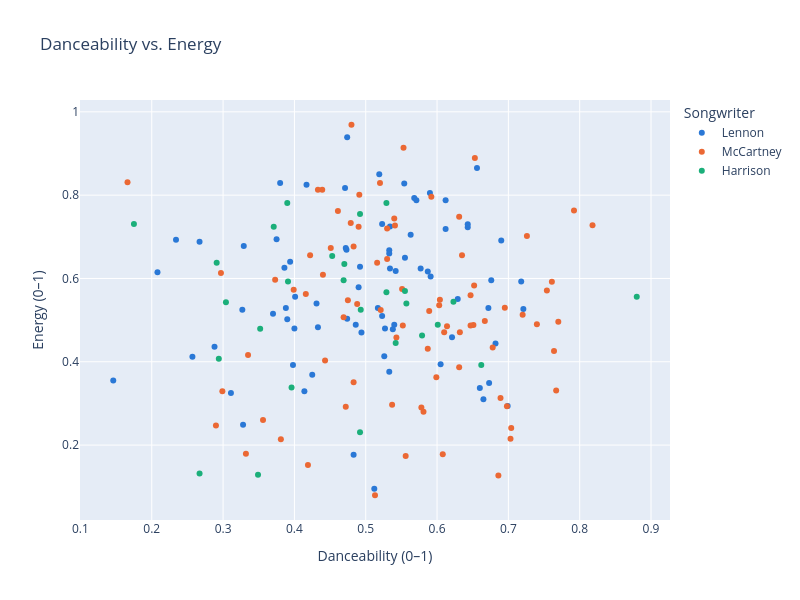

Source (notebook cell):
### Markdown cell above
**Questions to explore**

* Is there a difference between major- and minor-key songs? Is it as big as you expected?
* How do the three songwriters compare in the middle and at the extremes? Hover over the outliers: do they surprise you?
* Swap in other features and other groupings: `x='is_cover'`, `x='billboard_top50'`, or the `period` bins you made with `pd.cut()` in Notebook D.

## 4. Scatter and Bubble Plots

Scatter plots show the **relationship between two numeric variables**, one dot per song. [Docs](https://plotly.com/python/line-and-scatter/)

### Scatter plot with hover data

### Code cell
fig = px.scatter(songs[songs['songwriter_group'].isin(big_three)],
                 x='danceability', y='energy', color='songwriter_group',
                 color_discrete_map=songwriter_colors,
                 hover_data=['title', 'album', 'year'],
                 title='Danceability vs. Energy',
                 labels={'danceability': 'Danceability (0–1)', 'energy': 'Energy (0–1)',
                         'songwriter_group': 'Songwriter'})
fig.update_layout(width=800, height=600)
fig.show()

### Figure 1 — Plotly figure (JSON) as saved in the notebook; plotly's stock layout.template omitted (floating-point values rounded to 4 significant figures; data arrays with more than 128 entries replaced by an {"elided": "..."} marker saying what was removed)
{"data": [{"customdata": {"elided": "77x3 mixed values"}, "hovertemplate": "Songwriter=Lennon<br>Danceability (0–1)=%{x}<br>Energy (0–1)=%{y}<br>title=%{customdata[0]}<br>album=%{customdata[1]}<br>year=%{customdata[2]}<extra></extra>", "legendgroup": "Lennon", "marker": {"color": "#2a78d6", "symbol": "circle"}, "mode": "markers", "name": "Lennon", "orientation": "v", "showlegend": true, "type": "scatter", "x": [0.59, 0.257, 0.49, 0.4, 0.555, 0.612, 0.605, 0.328, 0.526, 0.533, 0.517, 0.643, 0.388, 0.54, 0.538, 0.673, 0.394, 0.486, 0.523, 0.474, 0.699, 0.523, 0.542, 0.146, 0.431, 0.473, 0.534, 0.587, 0.401, 0.69, 0.533, 0.571, 0.682, 0.37, 0.721, 0.643, 0.494, 0.433, 0.492, 0.665, 0.472, 0.629, 0.512, 0.311, 0.676, 0.591, 0.718, 0.425, 0.471, 0.534, 0.554, 0.527, 0.474, 0.234, 0.375, 0.417, 0.386, 0.208, 0.563, 0.577, 0.329, 0.39, 0.483, 0.267, 0.656, 0.621, 0.66, 0.519, 0.38, 0.288, 0.568, 0.327, 0.414, 0.612, 0.672, 0.533, 0.398], "xaxis": "x", "y": [0.805, 0.412, 0.579, 0.48, 0.65, 0.719, 0.394, 0.249, 0.413, 0.376, 0.529, 0.723, 0.529, 0.489, 0.478, 0.349, 0.64, 0.489, 0.731, 0.503, 0.294, 0.51, 0.618, 0.355, 0.54, 0.669, 0.725, 0.617, 0.556, 0.691, 0.668, 0.788, 0.444, 0.515, 0.527, 0.73, 0.47, 0.483, 0.628, 0.31, 0.673, 0.551, 0.0953, 0.325, 0.596, 0.605, 0.593, 0.369, 0.817, 0.624, 0.828, 0.48, 0.939, 0.693, 0.694, 0.825, 0.626, 0.615, 0.705, 0.624, 0.678, 0.502, 0.177, 0.688, 0.865, 0.459, 0.337, 0.85, 0.829, 0.436, 0.793, 0.525, 0.329, 0.788, 0.529, 0.66, 0.392], "yaxis": "y"}, {"customdata": {"elided": "81x3 mixed values"}, "hovertemplate": "Songwriter=McCartney<br>Danceability (0–1)=%{x}<br>Energy (0–1)=%{y}<br>title=%{customdata[0]}<br>album=%{customdata[1]}<br>year=%{customdata[2]}<extra></extra>", "legendgroup": "McCartney", "marker": {"color": "#eb6834", "symbol": "circle"}, "mode": "markers", "name": "McCartney", "orientation": "v", "showlegend": true, "type": "scatter", "x": [0.416, 0.587, 0.767, 0.516, 0.48, 0.541, 0.686, 0.483, 0.543, 0.475, 0.603, 0.754, 0.652, 0.581, 0.74, 0.469, 0.483, 0.761, 0.632, 0.419, 0.77, 0.556, 0.521, 0.479, 0.166, 0.703, 0.29, 0.399, 0.54, 0.537, 0.491, 0.553, 0.631, 0.614, 0.689, 0.439, 0.667, 0.44, 0.647, 0.513, 0.631, 0.443, 0.53, 0.52, 0.61, 0.297, 0.472, 0.764, 0.578, 0.608, 0.818, 0.422, 0.635, 0.49, 0.651, 0.599, 0.451, 0.653, 0.53, 0.381, 0.72, 0.678, 0.592, 0.433, 0.647, 0.356, 0.299, 0.461, 0.551, 0.726, 0.552, 0.373, 0.695, 0.704, 0.589, 0.792, 0.604, 0.332, 0.335, 0.488, 0.698], "xaxis": "x", "y": [0.563, 0.431, 0.331, 0.638, 0.969, 0.727, 0.127, 0.677, 0.458, 0.548, 0.536, 0.571, 0.583, 0.28, 0.49, 0.507, 0.351, 0.592, 0.471, 0.152, 0.496, 0.174, 0.524, 0.733, 0.831, 0.215, 0.247, 0.573, 0.744, 0.297, 0.801, 0.914, 0.387, 0.485, 0.313, 0.813, 0.498, 0.609, 0.56, 0.0796, 0.748, 0.403, 0.647, 0.829, 0.471, 0.613, 0.292, 0.426, 0.29, 0.178, 0.728, 0.656, 0.656, 0.724, 0.488, 0.363, 0.673, 0.889, 0.72, 0.214, 0.513, 0.434, 0.796, 0.813, 0.487, 0.26, 0.329, 0.762, 0.575, 0.702, 0.487, 0.597, 0.53, 0.241, 0.522, 0.763, 0.549, 0.179, 0.416, 0.539, 0.293], "yaxis": "y"}, {"customdata": [["All Things Must Pass", "Anthology 3", 1969], ["Blue Jay Way", "Magical Mystery Tour", 1967], ["Circles - Esher Demo", "The Beatles", 1968], ["Don't Bother Me", "With the Beatles", 1963], ["For You Blue", "Let It Be", 1969], ["Here Comes the Sun", "Abbey Road", 1969], ["I Me Mine", "Let It Be", 1970], ["I Need You", "Help!", 1965], ["I Want to Tell You", "Revolver", 1966], ["If I Needed Someone", "Rubber Soul", 1965], ["It's All Too Much", "Yellow Submarine", 1967], ["Long, Long, Long", "The Beatles", 1968], ["Love You to", "Revolver", 1966], ["Not Guilty", "Anthology 3", 1968], ["Old Brown Shoe", "Past Masters (Vols. 1 & 2 / Remastered)", 1969], ["Only a Northern Song", "Yellow Submarine", 1967], ["Piggies", "The Beatles", 1968], ["Savoy Truffle", "The Beatles", 1968], ["Something", "Abbey Road", 1969], ["Sour Milk Sea - Esher Demo", "Unreleased", 1968], ["Taxman", "Revolver", 1966], ["The Inner Light", "Past Masters (Vols. 1 & 2 / Remastered)", 1968], ["Think for Yourself", "Rubber Soul", 1965], ["While My Guitar Gently Weeps", "The Beatles", 1968], ["Within You Without You", "Sgt. Pepper's Lonely Hearts Club Band", 1967], ["You Know What to Do", "Anthology 1", 1964], ["You Like Me Too Much", "Help!", 1965]], "hovertemplate": "Songwriter=Harrison<br>Danceability (0–1)=%{x}<br>Energy (0–1)=%{y}<br>title=%{customdata[0]}<br>album=%{customdata[1]}<br>year=%{customdata[2]}<extra></extra>", "legendgroup": "Harrison", "marker": {"color": "#1baf7a", "symbol": "circle"}, "mode": "markers", "name": "Harrison", "orientation": "v", "showlegend": true, "type": "scatter", "x": [0.492, 0.294, 0.267, 0.371, 0.88, 0.557, 0.291, 0.601, 0.493, 0.492, 0.39, 0.349, 0.391, 0.47, 0.529, 0.175, 0.542, 0.623, 0.396, 0.662, 0.469, 0.304, 0.529, 0.453, 0.352, 0.579, 0.555], "xaxis": "x", "y": [0.231, 0.407, 0.132, 0.724, 0.556, 0.54, 0.638, 0.489, 0.525, 0.755, 0.781, 0.129, 0.593, 0.635, 0.781, 0.731, 0.445, 0.544, 0.338, 0.392, 0.596, 0.543, 0.567, 0.654, 0.479, 0.463, 0.57], "yaxis": "y"}], "layout": {"height": 600, "legend": {"title": {"text": "Songwriter"}, "tracegroupgap": 0}, "title": {"text": "Danceability vs. Energy"}, "width": 800, "xaxis": {"anchor": "y", "domain": [0, 1], "title": {"text": "Danceability (0–1)"}}, "yaxis": {"anchor": "x", "domain": [0, 1], "title": {"text": "Energy (0–1)"}}}}
